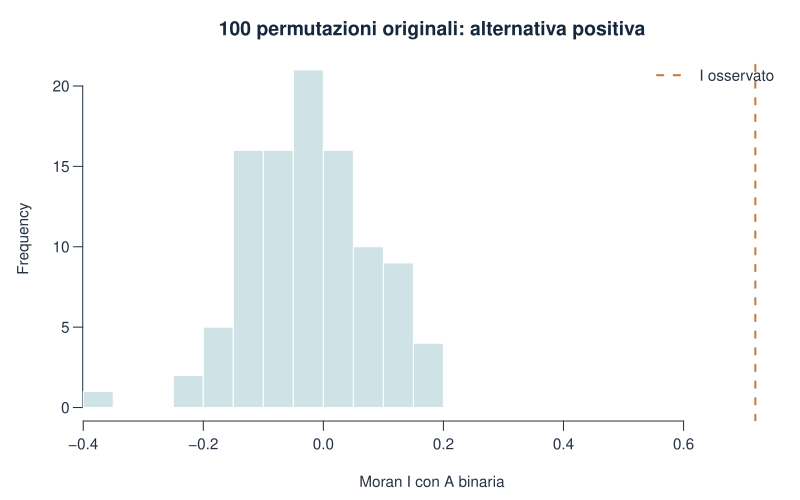

This figure's R source:
stile_grafico()
hist(nullo,breaks=15,xlim=range(c(nullo,osservato)),col="#CFE2E5",border="white",
  xlab="Moran I con A binaria",main="100 permutazioni originali: alternativa positiva")
abline(v=osservato,col=palette_geo[2],lwd=2,lty=2)
legend("topright","I osservato",lty=2,lwd=2,col=palette_geo[2],bty="n")
write.csv(data.frame(permutazione=seq_len(B),I=nullo),percorso_risultati("permutazioni_originali.csv"),row.names=FALSE)
write.csv(risultato,percorso_risultati("riferimento_Moran.csv"),row.names=FALSE)
